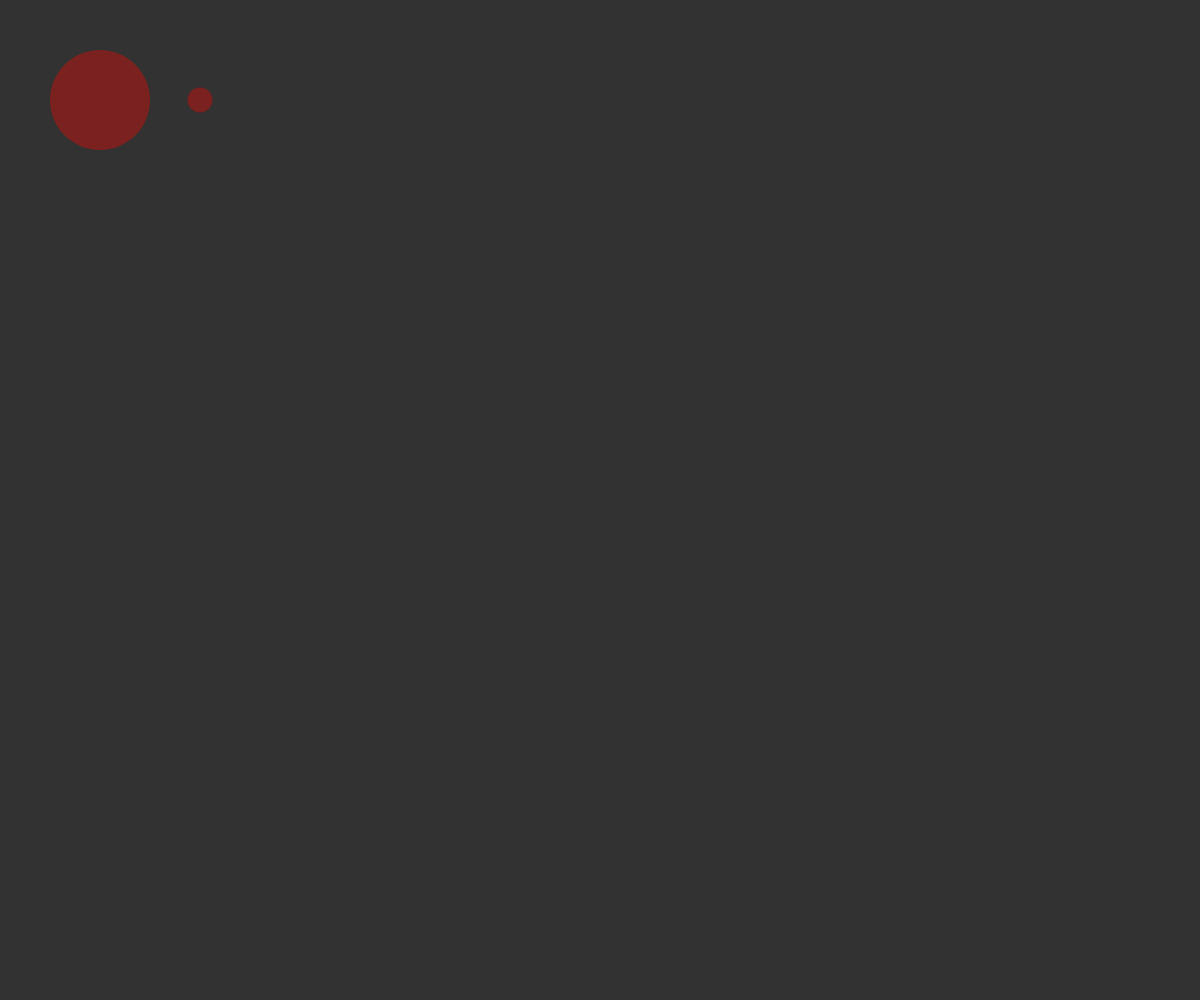
Frame 1 (no input)
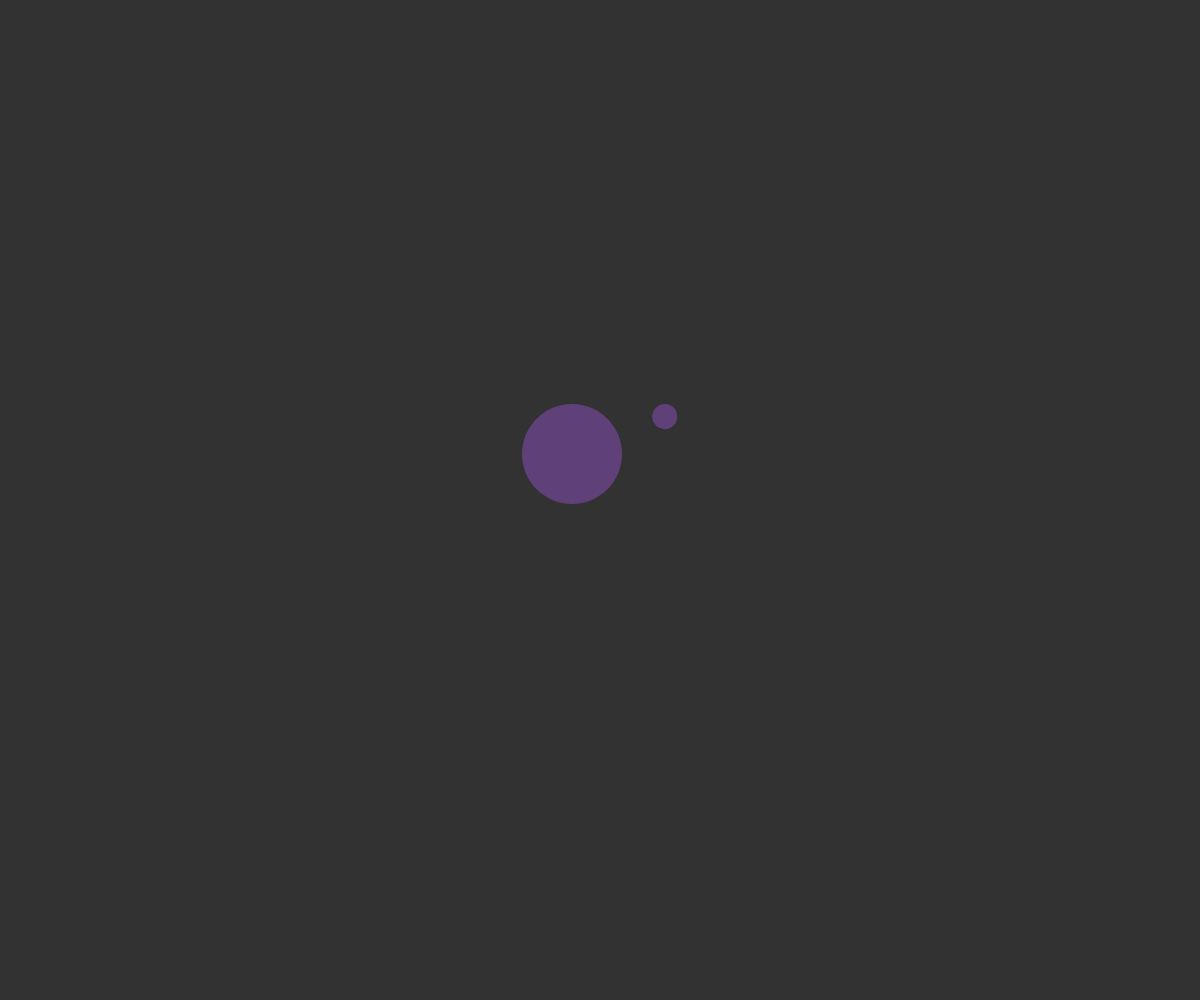
Frame 60 (no input)
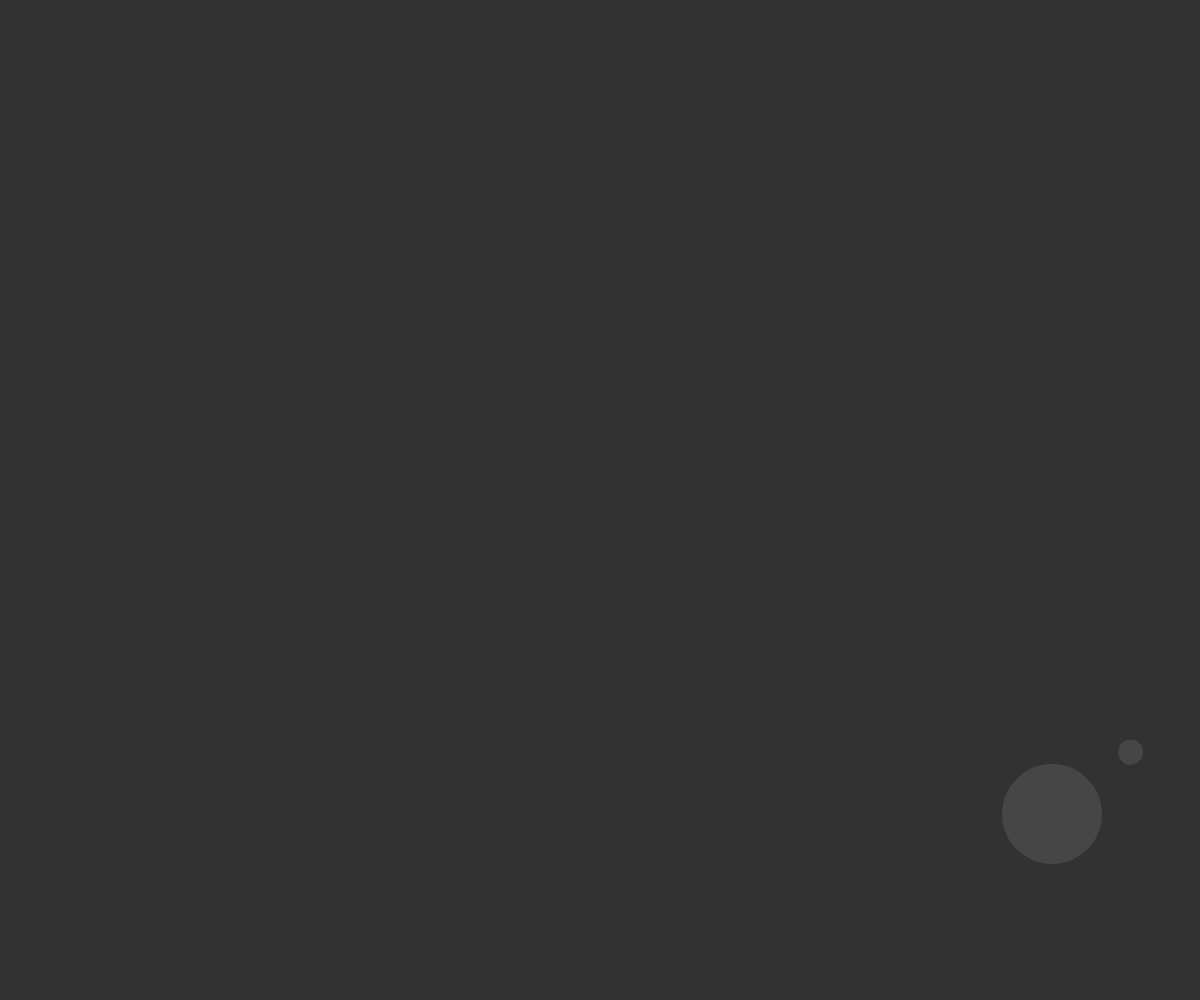
Frame 120 (the mouse pressed at the canvas centre since frame 60)

The p5.js sketch that drew these frames (run headless with seeded random() and noise() and a simulated clock; from frame 60 on, the mouse is pressed at the canvas centre):

// p5.js sketch
// ── sketch.js
let col, col1, col2, col3;
let x = 100, y = 100;

let r = 0;

let diameter = 100;

let xV = 8, yV = 6; //speed in the x and y directions

function setup(){
 createCanvas(windowWidth,windowHeight); 
 col1 = color("#851400");
 col2 = color("#00e2f2");
 col3 = color('purple');


noStroke() //frameRate(4)

}

function draw(){

  background(0)
  //fill(col2)
  
  
 
  

background(255,50)
let i = map(x, 0,width, 0,1)
let j = map(y, 0, height, 0,1);

col =  lerpColor(col1, col2, i) 
col = lerpColor(col, col3,j)
fill(col)

push()
  translate(x,y)
  ellipse(0,0,diameter)
  rotate(r)
  translate(100,0)
  ellipse(0,0,25)
 pop()

if(x > width - diameter/2){
  xV = -xV;
}
if (x < diameter/2){
  xV = -xV;
}
if(y > height - diameter/2){
    yV = -yV;
}
if(y<diameter/2){
  yV =- yV;
}

// col = color(255- col.v1, 255- col.v2, 255- col.c3) 
// fill(col)


 //  x = x+1;
 //  y = y+1;
//  y++

 x+= xV 
 y+= yV 

 r +=0.1
//  print("xV = ", xV);

}

function mousePressed(){

  col1 = color(random(255),random(255),random(255))
  col2 = color(random(255),random(255),random(255))
  col3 = color(random(255),random(255),random(255))


}
